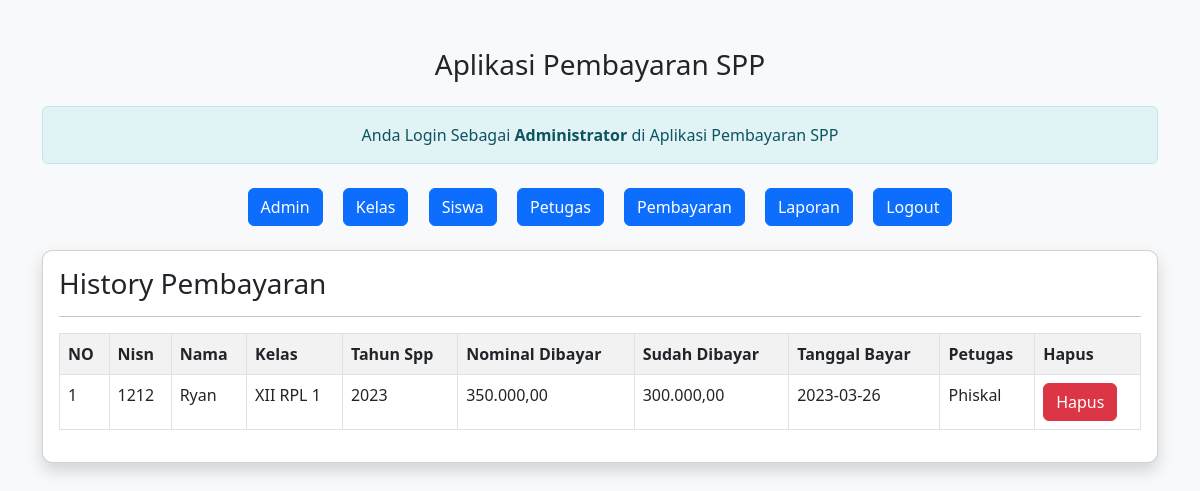
The app's page /spp-ilham/admin/admin.php?url=history-pembayaran&nisn=1212 with its own data.
### tables this page shows
CREATE TABLE `pembayaran` (
  `id_pembayaran` int(11) NOT NULL,
  `id_petugas` int(11) NOT NULL,
  `nisn` varchar(10) NOT NULL,
  `tgl_bayar` date NOT NULL,
  `bulan_dibayar` varchar(8) NOT NULL,
  `tahun_dibayar` varchar(4) NOT NULL,
  `id_spp` int(11) NOT NULL,
  `jumlah_bayar` int(11) NOT NULL
);

CREATE TABLE `siswa` (
  `nisn` char(10) NOT NULL,
  `nis` char(8) NOT NULL,
  `nama` varchar(35) NOT NULL,
  `id_kelas` int(11) NOT NULL,
  `alamat` text NOT NULL,
  `no_telp` varchar(13) NOT NULL,
  `id_spp` int(11) NOT NULL
);

CREATE TABLE `kelas` (
  `id_kelas` int(11) NOT NULL,
  `nama_kelas` varchar(10) NOT NULL,
  `kompetensi_keahlian` varchar(50) NOT NULL
);

CREATE TABLE `spp` (
  `id_spp` int(11) NOT NULL,
  `tahun` int(11) NOT NULL,
  `nominal` int(11) NOT NULL
);

CREATE TABLE `petugas` (
  `id_petugas` int(11) NOT NULL,
  `username` varchar(25) NOT NULL,
  `password` varchar(32) NOT NULL,
  `nama_petugas` varchar(35) NOT NULL,
  `level` enum('admin','petugas') NOT NULL
);

### spp-ilham/admin/history-pembayaran.php (the view)
<?php
$nisn = $_GET['nisn'];
?>
<h3>History Pembayaran</h3>
<hr>
<table class="table table-striped table-bordered">
    <tr class="fw-bold">
        <td>NO</td>
        <td>Nisn</td>
        <td>Nama</td>
        <td>Kelas</td>
        <td>Tahun Spp</td>
        <td>Nominal Dibayar</td>
        <td>Sudah Dibayar</td>
        <td>Tanggal Bayar</td>
        <td>Petugas</td>
        <td>Hapus</td>
</tr>
<?php
include'../koneksi.php';
$no=1;
$sql="SELECT*FROM pembayaran,siswa,kelas,spp,petugas WHERE pembayaran.nisn=siswa.nisn AND siswa.id_kelas=kelas.id_kelas AND pembayaran.id_spp=spp.id_spp AND pembayaran.id_petugas=petugas.id_petugas AND pembayaran.nisn='$nisn' ORDER BY tgl_bayar DESC";
$query =mysqli_query($koneksi,$sql);
foreach($query as $data){
    ?>
    <tr>
    <td><?= $no++; ?></td>
    <td><?= $data['nisn'] ?></td>
    <td><?= $data['nama'] ?></td>
    <td><?= $data['nama_kelas'] ?></td>
    <td><?= $data['tahun'] ?></td>
    <td><?= number_format($data['nominal'],2,',','.' );?>
    <td><?= number_format($data['jumlah_bayar'],2,',','.' );?></td>
    <td><?= $data['tgl_bayar'] ?></td>
    <td><?= $data['nama_petugas'] ?></td>
    <td>
    <a href="?url=hapus-pembayaran&id_pembayaran=<?= $data['id_pembayaran'] ?>" class='btn btn-danger'>Hapus</a>
    </td>
    </tr>
    <?php } ?>
</table>

### spp-ilham/admin/admin.php (style rules this page uses)
body { background-color: #f8f9fa; }

### records on screen
pembayaran: siswa.nisn "1212", siswa.nama "Ryan", kelas.nama_kelas "XII RPL 1", id_spp.tahun "2023", id_spp.nominal "350.000,00", jumlah_bayar "300.000,00", tgl_bayar "2023-03-26", id_petugas.nama_petugas "Phiskal"
